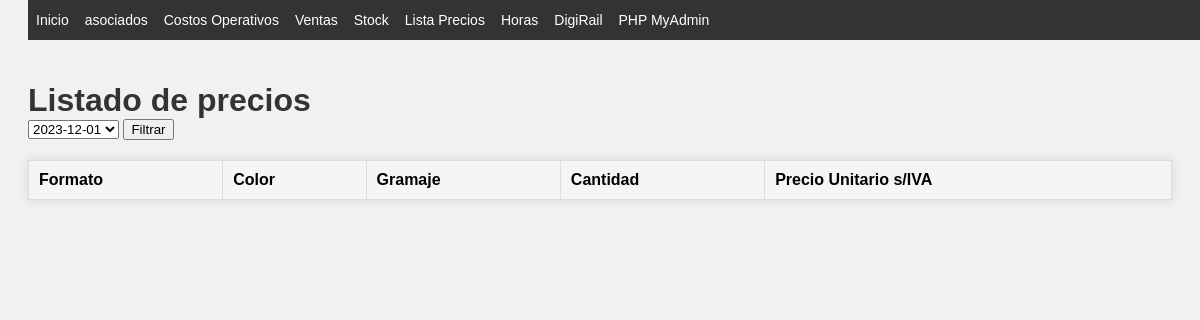
The app's page /lista_precios.php?fechaSeleccionada=2024-02-01, older data.
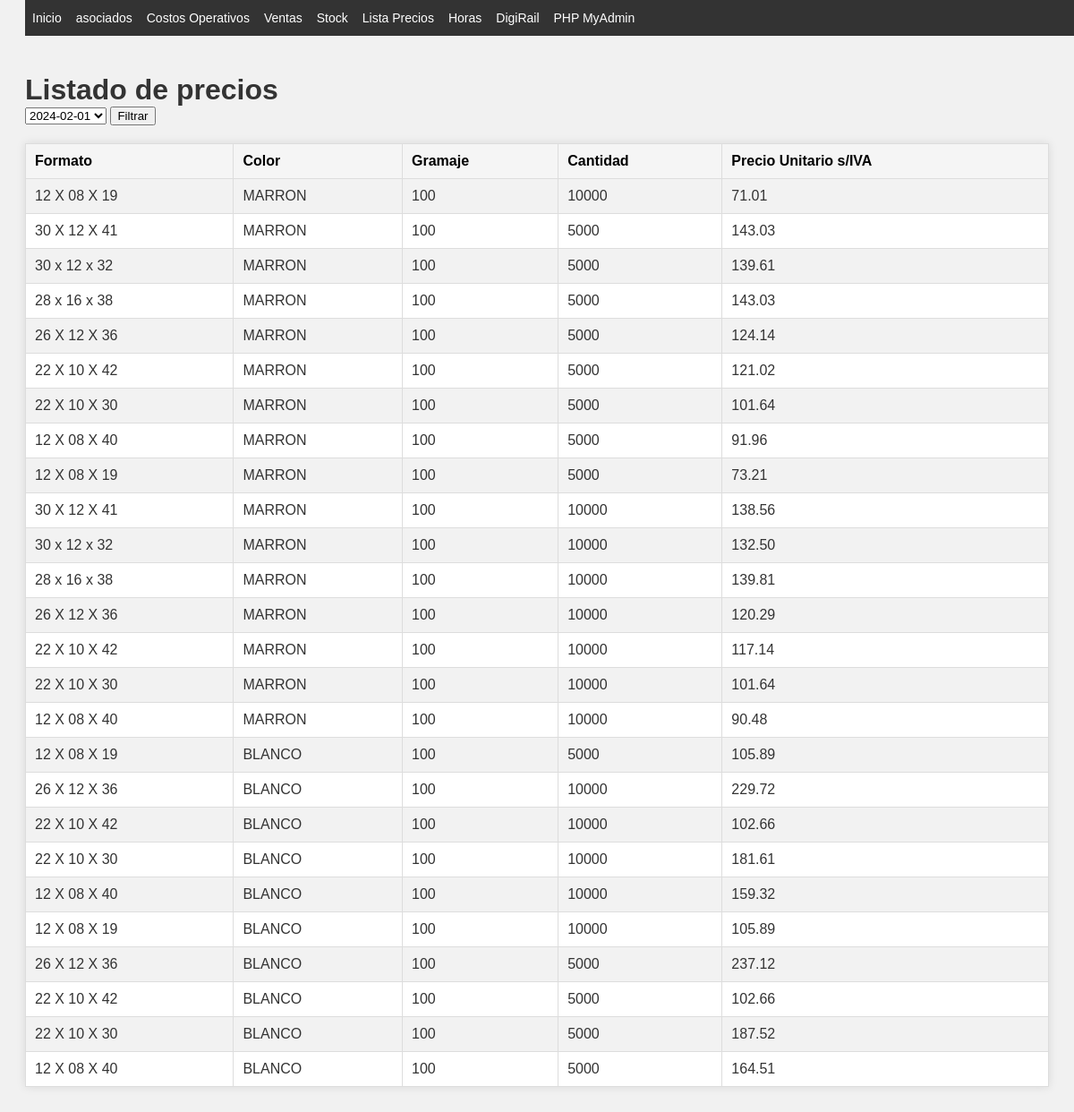
The same page, newer data.
### tables this page shows
CREATE TABLE `listado_precios` (
  `ID_listado` int(11) NOT NULL AUTO_INCREMENT,
  `ID_formato` int(11),
  `cantidad` int(11),
  `precio_u_sIVA` decimal(8,2),
  `fecha` date,
  PRIMARY KEY (`ID_listado`),
  FOREIGN KEY (`ID_formato`) REFERENCES `tabla_1` (`ID_formato`)
);

CREATE TABLE `tabla_1` (
  `ID_formato` int(11) NOT NULL,
  `formato` varchar(14) NOT NULL,
  `color` varchar(11) NOT NULL,
  `gramaje` int(11) NOT NULL,
  `cantidades` int(11) NOT NULL,
  `manijas` bit(1) NOT NULL,
  `fechatiempo` TIMESTAMP DEFAULT CURRENT_TIMESTAMP ON UPDATE CURRENT_TIMESTAMP
);

### includes/db_funtions.php (called while the page is built, shortened)
<?php
function conectarBD() {
    $conexion = mysqli_connect(DB_SERVER, DB_USERNAME, DB_PASSWORD, DB_NAME);
    return $conexion;
}
function getArraySQL($sql) {
    $conexion = conectarBD();
    if (!$result = mysqli_query($conexion, $sql)) {
        die('Error en la consulta SQL: ' . mysqli_error($conexion));
    }
    $rawdata = [];
    while ($row = mysqli_fetch_assoc($result)) {
        $rawdata[] = $row;
    }
    return $rawdata;
}
?>

### lista_precios.php (the view, shortened to what this page needs)
<?php
    require "includes/header.php";
    include 'includes/db_funtions.php';
    $sqlFechas = "SELECT DISTINCT fecha FROM listado_precios ORDER BY fecha DESC";
    $fechas = getArraySQL($sqlFechas);
?>
<!DOCTYPE html>
<html lang="es">
<head>
    <link rel="stylesheet" href="CSS/style.css">
</head>
<body>
<h1>Listado de precios</h1>
<form action="lista_precios.php" method="GET">
    <select name="fechaSeleccionada">
        <?php
        foreach ($fechas as $fecha) {
            echo '<option value="'.$fecha['fecha'].'">'.$fecha['fecha'].'</option>';
        }
        ?>
    </select>
    <input type="submit" value="Filtrar">
</form>
<?php
if (isset($_GET['fechaSeleccionada'])) {
    $fechaSeleccionada = $_GET['fechaSeleccionada'];
    $sql = "SELECT t1.formato, t1.color, t1.gramaje, lp.cantidad, lp.precio_u_sIVA
            FROM listado_precios lp
            INNER JOIN tabla_1 t1 ON lp.ID_formato = t1.ID_formato
            WHERE lp.fecha = '$fechaSeleccionada'
            ORDER BY color DESC";
    $resultados = getArraySQL($sql);
    ?>
    <table border="1" class="responsive-table">
        <tr>
            <th>Formato</th>
            <th>Color</th>
            <th>Gramaje</th>
            <th>Cantidad</th>
            <th>Precio Unitario s/IVA</th>
        </tr>
        <?php
        foreach ($resultados as $resultado) {
            echo "<tr>
                    <td>{$resultado['formato']}</td>
                    <td>{$resultado['color']}</td>
                    <td>{$resultado['gramaje']}</td>
                    <td>{$resultado['cantidad']}</td>
                    <td>{$resultado['precio_u_sIVA']}</td>
                  </tr>";
        }
        ?>
    </table>
    <?php
}
?>

### includes/header.php
<?php
echo '<!DOCTYPE html><html><head> <meta charset="UTF-8"> <link rel="stylesheet" type="text/css" href="CSS/index.css"> <link rel="stylesheet" type="text/css" href="CSS/header.css"> <meta name="viewport" content="width=device-width, initial-scale=1.0"> <link rel="shortcut icon" href="/favicon.ico" type="image/x-icon"> <link rel="icon" href="/imagenes/favicon.ico" type="image/x-icon"> </head><body>';
echo "<header> <br><br><br> <div class='topnav'> <ul>";
$paginaActual = basename($_SERVER['PHP_SELF']);
$claseActiva = "class='active'";
echo "<li><a href='/Bolsas/index.php' ".($paginaActual == 'Bolsas/index.php' ? $claseActiva : "").">Inicio</a></li>";
echo "<li><a href='/Bolsas/asociados.php' ".($paginaActual == 'Bolsas/asociados.php' ? $claseActiva : "").">asociados</a></li>";
echo "<li><a href='/Bolsas/costos_operativos.php' ".($paginaActual == 'Bolsas/costos_operativos.php' ? $claseActiva : "").">Costos Operativos</a></li>";
echo "<li><a href='/Bolsas/ventas.php' ".($paginaActual == 'Bolsas/ventas.php' ? $claseActiva : "").">Ventas</a></li>";
echo "<li><a href='/Bolsas/stock.php' ".($paginaActual == 'Bolsas/stock.php' ? $claseActiva : "").">Stock</a></li>";
echo "<li><a href='/Bolsas/lista_precios.php' ".($paginaActual == 'Bolsas/lista_precios.php' ? $claseActiva : "").">Lista Precios</a></li>";
echo "<li><a href='/horas/index.php' ".($paginaActual == '/horas/index.php' ? $claseActiva : "").">Horas</a></li>";
echo "<li><a href='/DigiRail/index.php' ".($paginaActual == '/DigiRail/index.php' ? $claseActiva : "").">DigiRail</a></li>";
echo "<li><a href='/phpMyAdmin/' target='_blank'>PHP MyAdmin</a></li>";
echo "</ul></div></header>";

### CSS/index.css (style rules this page uses)
body { font-family: verdana; resize: none; }
.topnav ul { list-style-type: none; margin: 0; padding: 0; overflow: hidden; background-color: #333; position: fixed; top: 0; width: 100%; }
.topnav li { float: left; }
.topnav li a { display: block; color: white; text-align: center; padding: 14px 16px; text-decoration: none; }
h1, #cabecera p { margin: 0; padding: 0; }

### CSS/header.css (style rules this page uses)
.topnav ul { list-style-type: none; margin: 0; padding: 0; overflow: hidden; background-color: #333; position: fixed; top: 0; width: 100%; }
.topnav li { float: left; font-size: 16px; }
.topnav li a { display: block; color: white; text-align: center; padding: 12px 8px; text-decoration: none; }
@media screen and (max-width: 1275px) { .topnav li { font-size: 15px; } }

### CSS/style.css (style rules this page uses)
body { font-family: Arial, sans-serif; background-color: #f4f4f4; color: #333; }
table { border-collapse: collapse; width: 80%; margin: 20px auto; background-color: #ffffff; box-shadow: 0 0 10px rgba(0,0,0,0.1); }
th, td { border: 1px solid #ddd; padding: 8px; text-align: left; }
th { background-color: #e9e9e9; color: #000; }
tr:nth-child(even) { background-color: #f2f2f2; }
body { font-family: Arial, sans-serif; background-color: #f1f1f1; padding: 20px; }
h1 { color: #333; }
table { width: 100%; border-collapse: collapse; margin-top: 20px; }
table th, table td { padding: 10px; text-align: left; border: 1px solid #ddd; }
table th { background-color: #f5f5f5; }
.topnav ul { list-style-type: none; margin: 0; padding: 0; overflow: hidden; background-color: #333; position: fixed; top: 0; width: 100%; }
.topnav li { float: left; font-size: 16px; }
.topnav li a { display: block; color: white; text-align: center; padding: 12px 8px; text-decoration: none; }
@media screen and (max-width: 1275px) { .topnav li { font-size: 15px; } }
@media screen and (max-width: 1200px) { .topnav li { font-size: 14px; } }

Row changes from the older to the newer data that the page shows:
added listado_precios: ID_formato.formato "12 X 08 X 19", ID_formato.color "MARRON", ID_formato.gramaje "100", cantidad "10000", precio_u_sIVA "71.01"
added listado_precios: ID_formato.formato "30 X 12 X 41", ID_formato.color "MARRON", ID_formato.gramaje "100", cantidad "5000", precio_u_sIVA "143.03"
added listado_precios: ID_formato.formato "30 x 12 x 32", ID_formato.color "MARRON", ID_formato.gramaje "100", cantidad "5000", precio_u_sIVA "139.61"
added listado_precios: ID_formato.formato "28 x 16 x 38", ID_formato.color "MARRON", ID_formato.gramaje "100", cantidad "5000", precio_u_sIVA "143.03"
added listado_precios: ID_formato.formato "26 X 12 X 36", ID_formato.color "MARRON", ID_formato.gramaje "100", cantidad "5000", precio_u_sIVA "124.14"
added listado_precios: ID_formato.formato "22 X 10 X 42", ID_formato.color "MARRON", ID_formato.gramaje "100", cantidad "5000", precio_u_sIVA "121.02"
added listado_precios: ID_formato.formato "22 X 10 X 30", ID_formato.color "MARRON", ID_formato.gramaje "100", cantidad "5000", precio_u_sIVA "101.64"
added listado_precios: ID_formato.formato "12 X 08 X 40", ID_formato.color "MARRON", ID_formato.gramaje "100", cantidad "5000", precio_u_sIVA "91.96"
now on this page (row edited): listado_precios: ID_formato.formato "12 X 08 X 19", ID_formato.color "MARRON", ID_formato.gramaje "100", cantidad "5000", precio_u_sIVA "73.21"
added listado_precios: ID_formato.formato "30 X 12 X 41", ID_formato.color "MARRON", ID_formato.gramaje "100", cantidad "10000", precio_u_sIVA "138.56"
added listado_precios: ID_formato.formato "30 x 12 x 32", ID_formato.color "MARRON", ID_formato.gramaje "100", cantidad "10000", precio_u_sIVA "132.50"
added listado_precios: ID_formato.formato "28 x 16 x 38", ID_formato.color "MARRON", ID_formato.gramaje "100", cantidad "10000", precio_u_sIVA "139.81"
added listado_precios: ID_formato.formato "26 X 12 X 36", ID_formato.color "MARRON", ID_formato.gramaje "100", cantidad "10000", precio_u_sIVA "120.29"
added listado_precios: ID_formato.formato "22 X 10 X 42", ID_formato.color "MARRON", ID_formato.gramaje "100", cantidad "10000", precio_u_sIVA "117.14"
added listado_precios: ID_formato.formato "22 X 10 X 30", ID_formato.color "MARRON", ID_formato.gramaje "100", cantidad "10000", precio_u_sIVA "101.64"
added listado_precios: ID_formato.formato "12 X 08 X 40", ID_formato.color "MARRON", ID_formato.gramaje "100", cantidad "10000", precio_u_sIVA "90.48"
added listado_precios: ID_formato.formato "12 X 08 X 19", ID_formato.color "BLANCO", ID_formato.gramaje "100", cantidad "5000", precio_u_sIVA "105.89"
added listado_precios: ID_formato.formato "26 X 12 X 36", ID_formato.color "BLANCO", ID_formato.gramaje "100", cantidad "10000", precio_u_sIVA "229.72"
added listado_precios: ID_formato.formato "22 X 10 X 42", ID_formato.color "BLANCO", ID_formato.gramaje "100", cantidad "10000", precio_u_sIVA "102.66"
added listado_precios: ID_formato.formato "22 X 10 X 30", ID_formato.color "BLANCO", ID_formato.gramaje "100", cantidad "10000", precio_u_sIVA "181.61"
added listado_precios: ID_formato.formato "12 X 08 X 40", ID_formato.color "BLANCO", ID_formato.gramaje "100", cantidad "10000", precio_u_sIVA "159.32"
added listado_precios: ID_formato.formato "12 X 08 X 19", ID_formato.color "BLANCO", ID_formato.gramaje "100", cantidad "10000", precio_u_sIVA "105.89"
added listado_precios: ID_formato.formato "26 X 12 X 36", ID_formato.color "BLANCO", ID_formato.gramaje "100", cantidad "5000", precio_u_sIVA "237.12"
added listado_precios: ID_formato.formato "22 X 10 X 42", ID_formato.color "BLANCO", ID_formato.gramaje "100", cantidad "5000", precio_u_sIVA "102.66"
added listado_precios: ID_formato.formato "22 X 10 X 30", ID_formato.color "BLANCO", ID_formato.gramaje "100", cantidad "5000", precio_u_sIVA "187.52"
added listado_precios: ID_formato.formato "12 X 08 X 40", ID_formato.color "BLANCO", ID_formato.gramaje "100", cantidad "5000", precio_u_sIVA "164.51"
Text that changed along with them:
form field fechaSeleccionada: "2023-12-01" → "2024-02-01"
